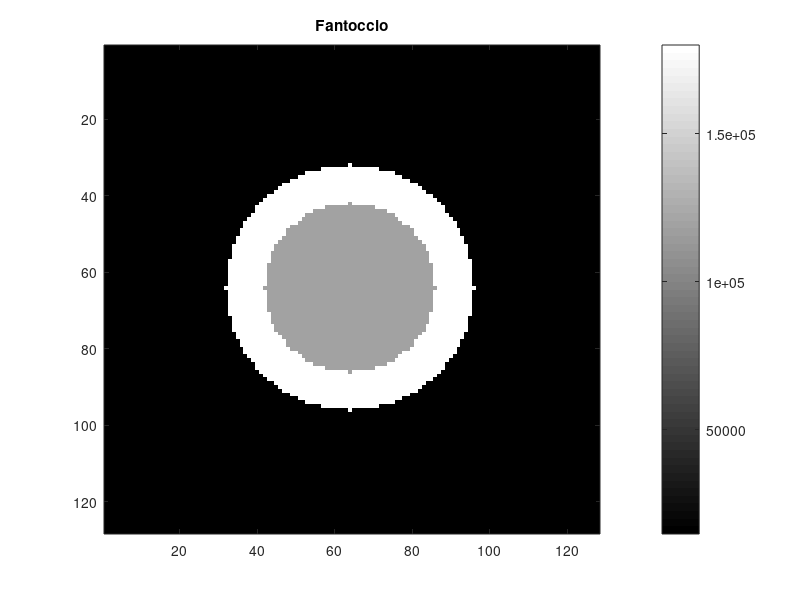
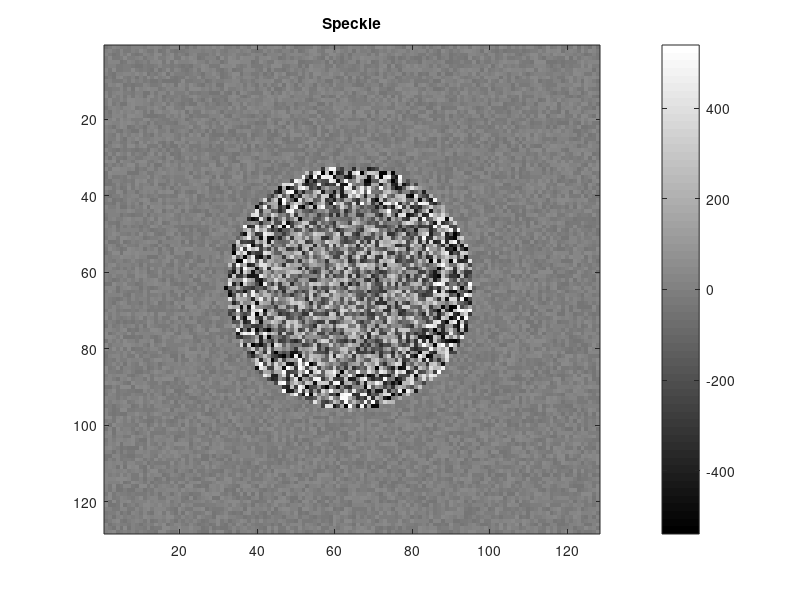
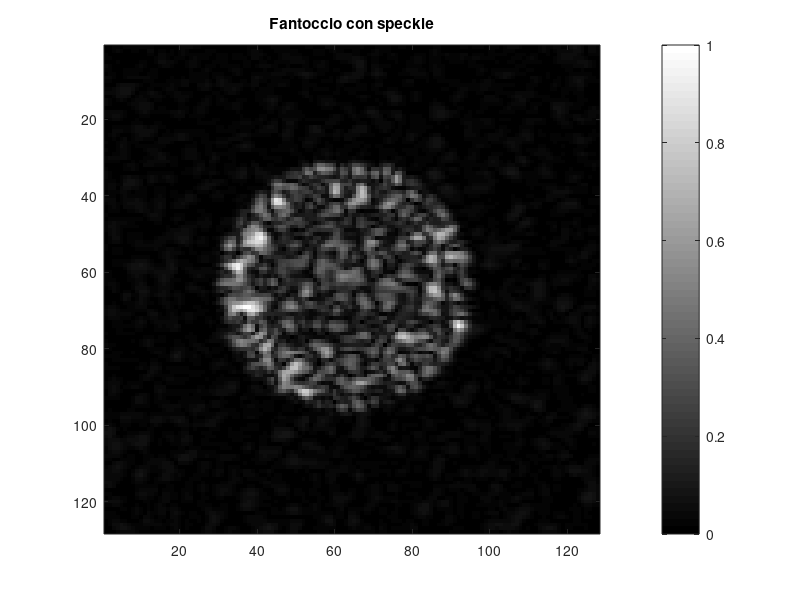
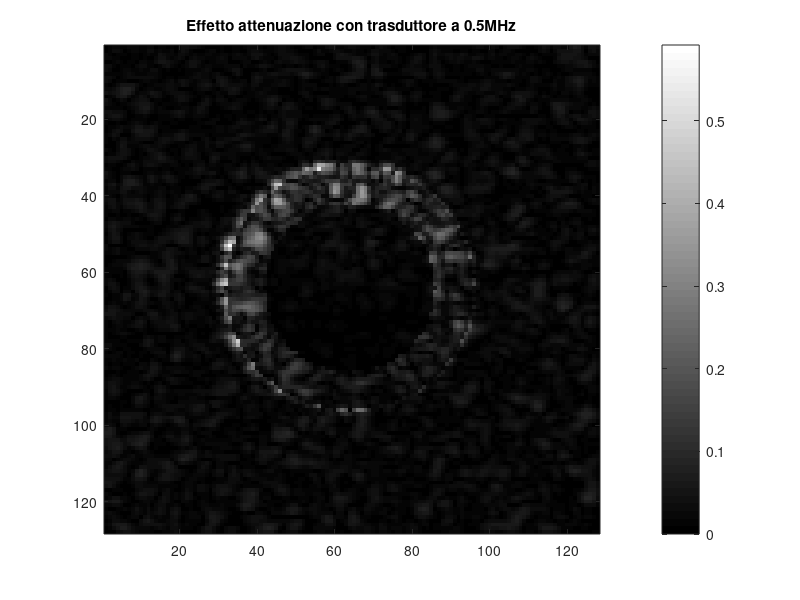

Here is the MATLAB script that generated these plots, in order:
clear all;
close all;
H1=load('Hpoint5.mat'); %filtro 0.5MHz
H2=load('H1.mat'); %filtro 1MHz
H3=load('H5.mat'); %filtro 5MHz

%% Creazione Fantoccio
%A.1 Fantoccio con due cerchi concentrici di raggio 5cm e 
% 3.5cm rispettivamente, su un campo di vista di 20cm, 
% in una matrice di 128x128 pixels
N=128;
cm=0.15625; %un pixel è 0.15625cm
R2=floor((5*128)/20); %raggio più esterno
R1=floor((3.5*128)/20);%raggio più interno
O=64; %centro dell'immagine
%%
%A.2 Associare allo sfondo del fantoccio l’impedenza acustica dell’acqua, 
% al cerchio più esterno l’impedenza del muscolo, al più interno l’impedenza 
% del sangue (il fantoccio dovrebbe simulare il piano 
% assiale di un ventricolo sinistro). 
Fantoccio=zeros(N);
for i=1:N
    for j=1:N
        d=sqrt(((i-O)^(2))+((j-O)^(2)));
        if d>R2
            Fantoccio(i,j)=1.48*10000; %impedenza acustica dell'acqua
        end
        if d<=R2 && d>R1
            Fantoccio(i,j)=1.8*100000; %impedenza acustica del muscolo
        end
        if d<R2 && d<=R1
            Fantoccio(i,j)=1.2*100000; %impedenza acustica sangue
        end
    end
end
figure; imagesc(Fantoccio); colormap gray; colorbar; title('Fantoccio');
%%
%A.3 Aggiungere l’effetto speckle, moltiplicando i dati generati al punto A.2 
% per una distribuzione random con media nulla e varianza a piacere 
% (ad esempio, pari all’1% della varianza dell’immagine A.2 (utilizzare la funzione rand))
Var=0.3;
Var=0.01*Var;
speckle=-Var+(Var+Var)*rand(N,N);
Fantoccio_1=Fantoccio.*speckle;
figure; imagesc(Fantoccio_1); colormap gray; colorbar; title('Speckle');
%% FILTRO 1
Imm1=imfilter(Fantoccio_1,H1.h);
Imm_1=mat2gray(abs(Imm1));
figure; imagesc(Imm_1); colormap gray; colorbar; title('Fantoccio con speckle');
Acqua=0.002*0.01;
Sangue=0.63*0.01;
Muscolo=0.3*0.01;
MHz=0.5;
Imm_attenuata_1=zeros(N,N);
for i=1:N
    for j=1:N
        d=sqrt(((i-O)^(2))+((j-O)^(2)));
        z=sqrt((i-1)^(2)+(j-O)^(2));
        if d>R2
           Imm_attenuata_1(i,j)=exp(-2*z*Acqua*MHz/(cm))*Imm_1(i,j);
        end
        if d<=R2 && d>R1
           Imm_attenuata_1(i,j)=exp(-2*z*Muscolo*MHz/(cm))*Imm_1(i,j);
        end
        if d<R2 && d<=R1
           Imm_attenuata_1(i,j)=exp(-2*z*Sangue*MHz/(cm))*Imm_1(i,j);
        end   
    end
end
figure; imagesc(Imm_attenuata_1); colormap gray; colorbar; title('Effetto attenuazione con trasduttore a 0.5MHz');
figure; plot(Imm_1(:,N/2)); hold on; plot(Imm_attenuata_1(:,N/2)); title('Profilo attenuazione a 0.5MHz');
I1=Imm_attenuata_1(:,N/2);
%% FILTRO 2
Imm2=imfilter(Fantoccio_1,H2.h);
Imm_2=mat2gray(abs(Imm2));
figure; imagesc(Imm_2); colormap gray; colorbar;
Acqua=0.002*0.01;
Sangue=0.63*0.01;
Muscolo=0.3*0.01;
MHz=1;
Imm_attenuata_2=zeros(N,N);
for i=1:N
    for j=1:N
        d=sqrt(((i-O)^(2))+((j-O)^(2)));
        z=sqrt((i-1)^(2)+(j-O)^(2));
        if d>R2
           Imm_attenuata_2(i,j)=exp(-2*z*Acqua*MHz/(cm))*Imm_2(i,j);
        end
        if d<=R2 && d>R1
           Imm_attenuata_2(i,j)=exp(-2*z*Muscolo*MHz/(cm))*Imm_2(i,j);
        end
        if d<R2 && d<=R1
           Imm_attenuata_2(i,j)=exp(-2*z*Sangue*MHz/(cm))*Imm_2(i,j);
        end   
    end
end
figure; imagesc(Imm_attenuata_2); colormap gray; colorbar; title('Effetto attenuazione con trasduttore a 1MHz');
figure; plot(Imm_2(:,N/2)); hold on; plot(Imm_attenuata_2(:,N/2)); title('Profilo attenuazione a 1MHz');
I2=Imm_attenuata_2(:,N/2);
%% FILTRO 3
Imm3=imfilter(Fantoccio_1,H3.h);
Imm_3=mat2gray(abs(Imm3));
figure; imagesc(Imm_3); colormap gray; colorbar;
Acqua=0.002*0.01;
Sangue=0.63*0.01;
Muscolo=0.3*0.01;
MHz=5;
Imm_attenuata_3=zeros(N,N);
for i=1:N
    for j=1:N
        d=sqrt(((i-O)^(2))+((j-O)^(2)));
        z=sqrt((i-1)^(2)+(j-O)^(2));
        if d>R2
           Imm_attenuata_3(i,j)=exp(-2*z*Acqua*MHz/(cm))*Imm_3(i,j);
        end
        if d<=R2 && d>R1
           Imm_attenuata_3(i,j)=exp(-2*z*Muscolo*MHz/(cm))*Imm_3(i,j);
        end
        if d<R2 && d<=R1
           Imm_attenuata_3(i,j)=exp(-2*z*Sangue*MHz/(cm))*Imm_3(i,j);
        end   
    end
end
figure; imagesc(Imm_attenuata_3); colormap gray; colorbar; title('Effetto attenuazione con trasduttore a 5MHz');
figure; plot(Imm_3(:,N/2)); hold on; plot(Imm_attenuata_3(:,N/2)); title('Profilo attenuazione a 5MHz');
I3=Imm_attenuata_3(:,N/2);
